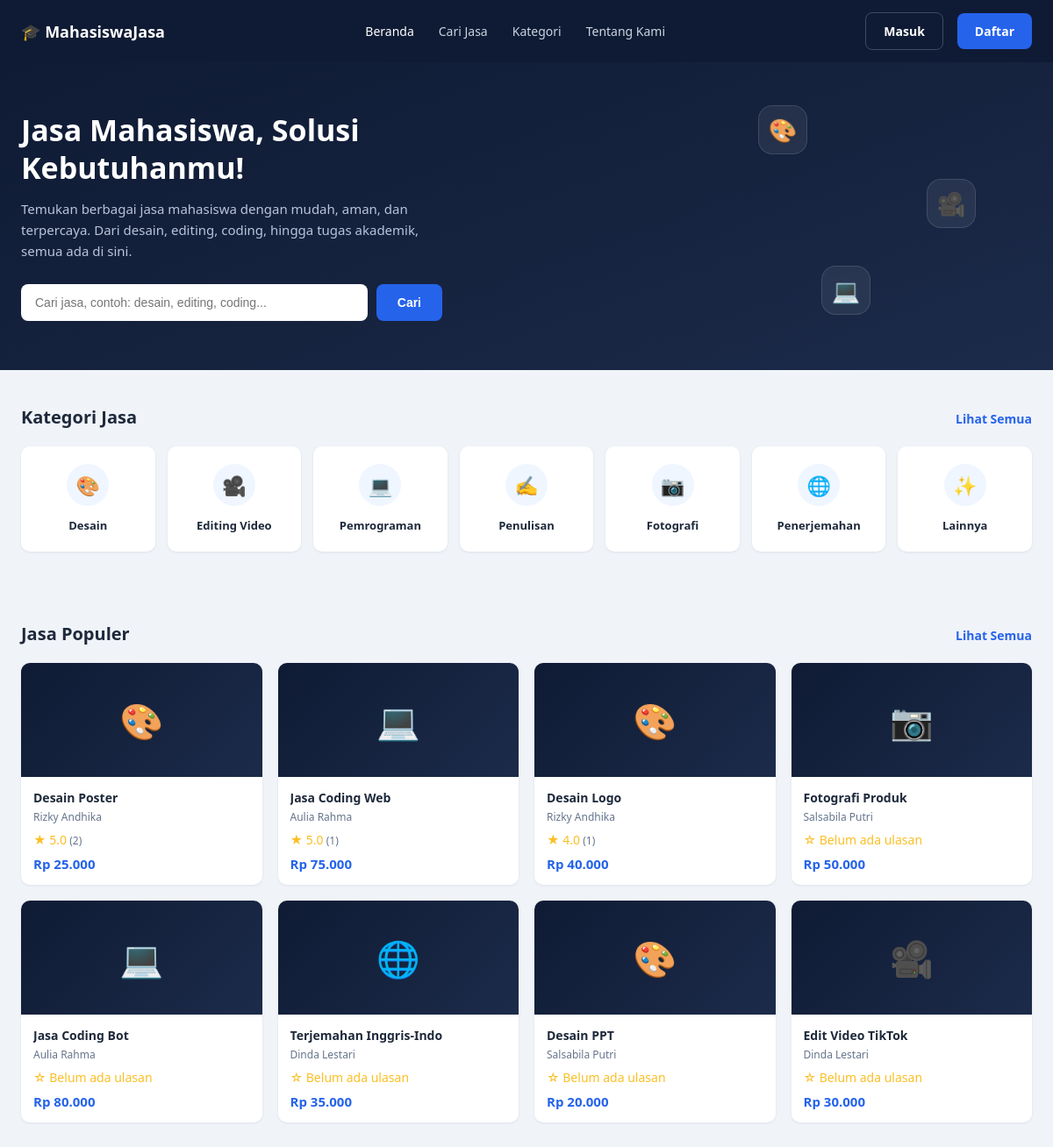
Page /pages/home.php on the committed database.
### tables this page shows
CREATE TABLE kategori (
    id INT AUTO_INCREMENT PRIMARY KEY,
    nama_kategori VARCHAR(100) NOT NULL,
    icon VARCHAR(50) DEFAULT NULL,              
    slug VARCHAR(100) NOT NULL UNIQUE
);

CREATE TABLE jasa (
    id INT AUTO_INCREMENT PRIMARY KEY,
    user_id INT NOT NULL,                       
    kategori_id INT NOT NULL,
    judul VARCHAR(150) NOT NULL,
    deskripsi TEXT NOT NULL,
    harga DECIMAL(12,2) NOT NULL,
    estimasi_pengerjaan VARCHAR(50) DEFAULT NULL,    
    jumlah_revisi INT DEFAULT 0,
    format_file VARCHAR(100) DEFAULT NULL,           
    tipe_jasa ENUM('online','offline') DEFAULT 'online',
    thumbnail VARCHAR(255) DEFAULT NULL,
    status ENUM('aktif','nonaktif') DEFAULT 'aktif',
    created_at TIMESTAMP DEFAULT CURRENT_TIMESTAMP,
    updated_at TIMESTAMP DEFAULT CURRENT_TIMESTAMP ON UPDATE CURRENT_TIMESTAMP,
    FOREIGN KEY (user_id) REFERENCES users(id) ON DELETE CASCADE,
    FOREIGN KEY (kategori_id) REFERENCES kategori(id)
);

CREATE TABLE users (
    id INT AUTO_INCREMENT PRIMARY KEY,
    nama_lengkap VARCHAR(150) NOT NULL,
    email VARCHAR(150) NOT NULL UNIQUE,
    password VARCHAR(255) NOT NULL,            
    no_hp VARCHAR(20) DEFAULT NULL,
    universitas VARCHAR(150) DEFAULT NULL,
    prodi VARCHAR(150) DEFAULT NULL,
    deskripsi TEXT DEFAULT NULL,
    foto_profil VARCHAR(255) DEFAULT NULL,
    is_provider TINYINT(1) DEFAULT 0,           
    status VARCHAR(20) DEFAULT 'aktif',         
    created_at TIMESTAMP DEFAULT CURRENT_TIMESTAMP,
    updated_at TIMESTAMP DEFAULT CURRENT_TIMESTAMP ON UPDATE CURRENT_TIMESTAMP
);

### config/config.php (called while the page is built, shortened)
<?php
function clean($data) {
    return htmlspecialchars(trim((string) $data), ENT_QUOTES, 'UTF-8');
}
function formatRupiah($angka) {
    return 'Rp ' . number_format((float) $angka, 0, ',', '.');
}

### pages/home.php (the view, shortened to what this page needs)
<?php
require_once __DIR__ . '/../config/config.php';
require_once __DIR__ . '/../includes/helpers.php';
$keyword    = clean($_GET['q'] ?? '');
$categories = getAllCategories();
$popular    = getPopularServices(8);
require_once __DIR__ . '/../includes/header.php';
?>
<link rel="stylesheet" href="<?= BASE_URL ?>/assets/css/home.css">
<section class="hero icon-float-zone" id="heroVisual">
    <div class="container">
        <div class="hero-inner">
            <h1>Jasa Mahasiswa, Solusi Kebutuhanmu!</h1>
            <p>Temukan berbagai jasa mahasiswa dengan mudah, aman, dan terpercaya. Dari desain, editing, coding, hingga tugas akademik, semua ada di sini.</p>
            <form class="hero-search" action="<?= BASE_URL ?>/pages/browse.php" method="GET">
                <input type="text" name="q" placeholder="Cari jasa, contoh: desain, editing, coding..." value="<?= clean($keyword) ?>">
                <button type="submit" class="btn btn-primary">Cari</button>
            </form>
        </div>
    </div>
    <div class="float-wrap" style="left:72%; top:14%; animation-delay:0s;">
        <span class="float-icon" data-depth="16" title="Desain">🎨</span>
    </div>
    <div class="float-wrap" style="left:88%; top:38%; animation-delay:.5s;">
        <span class="float-icon" data-depth="24" title="Editing Video">🎥</span>
    </div>
    <div class="float-wrap" style="left:78%; top:66%; animation-delay:1s;">
        <span class="float-icon" data-depth="18" title="Pemrograman">💻</span>
    </div>
</section>
<div class="container">
    <section class="section" id="kategori">
        <div class="section-header">
            <h2>Kategori Jasa</h2>
            <a href="<?= BASE_URL ?>/pages/browse.php">Lihat Semua</a>
        </div>
        <div class="category-grid">
            <?php foreach ($categories as $cat): ?>
                <a class="category-item" href="<?= BASE_URL ?>/pages/browse.php?kategori=<?= urlencode($cat['slug']) ?>">
                    <div class="category-icon-circle"><?= categoryIcon($cat['slug']) ?></div>
                    <span class="label"><?= clean($cat['nama_kategori']) ?></span>
                </a>
            <?php endforeach; ?>
        </div>
    </section>
    <section class="section">
        <div class="section-header">
            <h2>Jasa Populer</h2>
            <a href="<?= BASE_URL ?>/pages/browse.php">Lihat Semua</a>
        </div>
        <?php if (empty($popular)): ?>
            <div class="empty-state">
                Belum ada jasa yang tersedia. Jadilah yang pertama menawarkan jasa kamu!
            </div>
        <?php else: ?>
            <div class="service-grid">
                <?php foreach ($popular as $s): ?>
                    <a class="service-card" href="<?= BASE_URL ?>/pages/service_detail.php?id=<?= (int)$s['id'] ?>">
                        <div class="service-thumb" style="background: linear-gradient(135deg, var(--navy), var(--navy-light));">
                            <?= serviceThumbHtml($s['thumbnail'], $s['kategori_slug']) ?>
                        </div>
                        <div class="service-info">
                            <p class="service-title"><?= clean($s['judul']) ?></p>
                            <p class="service-provider"><?= clean($s['nama_lengkap']) ?></p>
                            <div class="service-rating"><?= renderRatingText($s['avg_rating'], $s['review_count']) ?></div>
                            <div class="service-price"><?= formatRupiah($s['harga']) ?></div>
                        </div>
                    </a>
                <?php endforeach; ?>
            </div>
        <?php endif; ?>
    </section>
</div>
<?php require_once __DIR__ . '/../includes/footer.php'; ?>

### includes/helpers.php (shortened to what this page needs)
<?php
function categoryIcon($slug) {
    $icons = [
        'desain'         => '🎨',
        'editing-video'  => '🎥',
        'pemrograman'    => '💻',
        'penulisan'      => '✍️',
        'fotografi'      => '📷',
        'penerjemahan'   => '🌐',
        'lainnya'        => '✨',
    ];
    return $icons[$slug] ?? '📦';
}
function getAllCategories() {
    $conn = getDBConnection();
    $result = $conn->query('SELECT * FROM kategori ORDER BY id ASC');
    return $result->fetch_all(MYSQLI_ASSOC);
}
function getPopularServices($limit = 4) {
    $conn = getDBConnection();
    $limit = (int) $limit;
    $sql = "SELECT j.id, j.judul, j.harga, j.thumbnail, u.nama_lengkap, k.slug AS kategori_slug,
                   COALESCE(AVG(r.rating), 0) AS avg_rating,
                   COUNT(r.id) AS review_count
            FROM jasa j
            JOIN users u ON j.user_id = u.id
            JOIN kategori k ON j.kategori_id = k.id
            LEFT JOIN review r ON r.jasa_id = j.id
            WHERE j.status = 'aktif'
            GROUP BY j.id, u.nama_lengkap, k.slug
            ORDER BY review_count DESC, avg_rating DESC, j.created_at DESC
            LIMIT $limit";
    $result = $conn->query($sql);
    return $result->fetch_all(MYSQLI_ASSOC);
}
function renderRatingText($avgRating, $reviewCount) {
    if ($reviewCount == 0) {
        return '<span class="stars">☆ Belum ada ulasan</span>';
    }
    return '<span class="stars">★ ' . number_format((float)$avgRating, 1) . '</span> ('
        . (int)$reviewCount . ')';
}
function serviceThumbHtml($thumbnail, $kategoriSlug) {
    return categoryIcon($kategoriSlug);
}

### assets/css/style.css (style rules this page uses)
:root { --navy: #0F1B34; --navy-light: #1C2B4A; --blue: #2563EB; --blue-dark: #1D4ED8; --bg: #F0F3F8; --white: #FFFFFF; --text: #1E293B; --text-muted: #64748B; --border: #E2E8F0; --star: #FBBF24; --success-bg: #DCFCE7; --success-text: #16A34A; --warning-bg: #FEF3C7; --warning-text: #D97706; --danger-bg: #FEE2E2; --danger-text: #DC2626; --radius: 10px; --shadow: 0 1px 3px rgba(15, 27, 52, 0.08); }
* { box-sizing: border-box; }
body { margin: 0; font-family: 'Segoe UI', -apple-system, BlinkMacSystemFont, Roboto, sans-serif; background: var(--bg); color: var(--text); }
a { text-decoration: none; color: inherit; }
.container { max-width: 1200px; margin: 0 auto; padding: 0 24px; }
.btn { display: inline-flex; align-items: center; justify-content: center; gap: 8px; padding: 11px 20px; border-radius: 8px; border: none; font-size: 14px; font-weight: 600; cursor: pointer; transition: background .15s, transform .05s; }
.btn-primary { background: var(--blue); color: var(--white); }
.stars { color: var(--star); font-size: 14px; }
.icon-float-zone { position: relative; }
.float-wrap { position: absolute; z-index: 2; animation: bob 6s ease-in-out infinite; }
.float-icon { display: inline-flex; align-items: center; justify-content: center; width: 56px; height: 56px; font-size: 26px; background: rgba(255,255,255,0.07); border: 1px solid rgba(255,255,255,0.12); border-radius: 16px; backdrop-filter: blur(2px); cursor: pointer; user-select: none; transform: translate(var(--dx, 0px), var(--dy, 0px)); transition: transform .18s ease-out, background .2s, border-color .2s; }

### assets/css/home.css (style rules this page uses)
.hero { position: relative; overflow: hidden; background: linear-gradient(160deg, var(--navy) 0%, #16233F 55%, var(--navy-light) 100%); padding: 56px 0; }
.hero .container { position: relative; z-index: 3; }
.hero-inner { max-width: 560px; }
.hero h1 { color: #fff; font-size: 34px; line-height: 1.25; margin: 0 0 14px; }
.hero p { color: #B9C4DA; font-size: 15px; line-height: 1.6; margin: 0 0 26px; max-width: 460px; }
.hero-search { display: flex; gap: 10px; max-width: 480px; }
.hero-search input { flex: 1; padding: 13px 16px; border-radius: 8px; border: none; font-size: 14px; }
.hero-search button { padding: 13px 24px; }
.hero { position: relative; }
.section { padding: 40px 0; }
.section-header { display: flex; align-items: baseline; justify-content: space-between; margin-bottom: 20px; }
.section-header h2 { font-size: 20px; margin: 0; }
.section-header a { font-size: 14px; color: var(--blue); font-weight: 600; }
.category-grid { display: grid; grid-template-columns: repeat(7, 1fr); gap: 14px; }
.category-item { background: var(--white); border-radius: var(--radius); box-shadow: var(--shadow); padding: 20px 10px; text-align: center; transition: transform .12s, box-shadow .12s; }
.category-icon-circle { width: 48px; height: 48px; border-radius: 50%; background: #EFF6FF; display: flex; align-items: center; justify-content: center; font-size: 22px; margin: 0 auto 10px; }
.category-item span.label { font-size: 13px; font-weight: 600; color: var(--text); }
.service-grid { display: grid; grid-template-columns: repeat(4, 1fr); gap: 18px; }
.service-card { background: var(--white); border-radius: var(--radius); box-shadow: var(--shadow); overflow: hidden; transition: transform .12s, box-shadow .12s; display: block; }
.service-thumb { overflow: hidden; height: 130px; display: flex; align-items: center; justify-content: center; font-size: 40px; color: #fff; }
.service-info { padding: 14px; }
.service-title { font-size: 14px; font-weight: 700; margin: 0 0 4px; color: var(--text); white-space: nowrap; overflow: hidden; text-overflow: ellipsis; }
.service-provider { font-size: 12px; color: var(--text-muted); margin: 0 0 8px; }
.service-rating { font-size: 12px; color: var(--text-muted); margin-bottom: 8px; }
.service-price { font-size: 15px; font-weight: 700; color: var(--blue); }

### rows in the picture
kategori: slug "🎨", nama_kategori "Desain"
kategori: slug "🎥", nama_kategori "Editing Video"
kategori: slug "💻", nama_kategori "Pemrograman"
kategori: slug "✍️", nama_kategori "Penulisan"
kategori: slug "📷", nama_kategori "Fotografi"
kategori: slug "🌐", nama_kategori "Penerjemahan"
kategori: slug "✨", nama_kategori "Lainnya"
jasa: thumbnail.slug "🎨", judul "Desain Poster", user.nama_lengkap "Rizky Andhika", avgRating "5.0", reviewCount "2", harga "Rp 25.000"
jasa: thumbnail.slug "💻", judul "Jasa Coding Web", user.nama_lengkap "Aulia Rahma", avgRating "5.0", reviewCount "1", harga "Rp 75.000"
jasa: thumbnail.slug "🎨", judul "Desain Logo", user.nama_lengkap "Rizky Andhika", avgRating "4.0", reviewCount "1", harga "Rp 40.000"
jasa: thumbnail.slug "📷", judul "Fotografi Produk", user.nama_lengkap "Salsabila Putri", shows "☆ Belum ada ulasan", harga "Rp 50.000"
jasa: thumbnail.slug "💻", judul "Jasa Coding Bot", user.nama_lengkap "Aulia Rahma", shows "☆ Belum ada ulasan", harga "Rp 80.000"
jasa: thumbnail.slug "🌐", judul "Terjemahan Inggris-Indo", user.nama_lengkap "Dinda Lestari", shows "☆ Belum ada ulasan", harga "Rp 35.000"
jasa: thumbnail.slug "🎨", judul "Desain PPT", user.nama_lengkap "Salsabila Putri", shows "☆ Belum ada ulasan", harga "Rp 20.000"
jasa: thumbnail.slug "🎥", judul "Edit Video TikTok", user.nama_lengkap "Dinda Lestari", shows "☆ Belum ada ulasan", harga "Rp 30.000"
